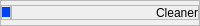
             <widget class="QFrame" name="frame_70">
              <property name="maximumSize">
               <size>
                <width>16777215</width>
                <height>26</height>
               </size>
              </property>
              <property name="frameShape">
               <enum>QFrame::StyledPanel</enum>
              </property>
              <property name="frameShadow">
               <enum>QFrame::Raised</enum>
              </property>
              <layout class="QGridLayout" name="gridLayout_76">
               <property name="leftMargin">
                <number>0</number>
               </property>
               <property name="topMargin">
                <number>0</number>
               </property>
               <property name="rightMargin">
                <number>0</number>
               </property>
               <property name="bottomMargin">
                <number>0</number>
               </property>
               <property name="spacing">
                <number>0</number>
               </property>
               <item row="0" column="0">
                <widget class="QFrame" name="frame_100">
                 <property name="maximumSize">
                  <size>
                   <width>10</width>
                   <height>26</height>
                  </size>
                 </property>
                 <property name="frameShape">
                  <enum>QFrame::StyledPanel</enum>
                 </property>
                 <property name="frameShadow">
                  <enum>QFrame::Raised</enum>
                 </property>
                 <layout class="QGridLayout" name="gridLayout_179">
                  <property name="leftMargin">
                   <number>0</number>
                  </property>
                  <property name="topMargin">
                   <number>0</number>
                  </property>
                  <property name="rightMargin">
                   <number>0</number>
                  </property>
                  <property name="bottomMargin">
                   <number>0</number>
                  </property>
                  <property name="spacing">
                   <number>0</number>
                  </property>
                  <item row="0" column="0">
                   <widget class="QLabel" name="label_107">
                    <property name="maximumSize">
                     <size>
                      <width>16777215</width>
                      <height>10</height>
                     </size>
                    </property>
                    <property name="styleSheet">
                     <string notr="true">background-color: #0041FD;</string>
                    </property>
                    <property name="text">
                     <string/>
                    </property>
                   </widget>
                  </item>
                 </layout>
                </widget>
               </item>
               <item row="0" column="1">
                <widget class="QFrame" name="frame_99">
                 <property name="maximumSize">
                  <size>
                   <width>16777215</width>
                   <height>15</height>
                  </size>
                 </property>
                 <property name="frameShape">
                  <enum>QFrame::StyledPanel</enum>
                 </property>
                 <property name="frameShadow">
                  <enum>QFrame::Raised</enum>
                 </property>
                 <layout class="QGridLayout" name="gridLayout_180">
                  <property name="leftMargin">
                   <number>0</number>
                  </property>
                  <property name="topMargin">
                   <number>0</number>
                  </property>
                  <property name="rightMargin">
                   <number>0</number>
                  </property>
                  <property name="bottomMargin">
                   <number>0</number>
                  </property>
                  <property name="spacing">
                   <number>0</number>
                  </property>
                  <item row="0" column="0">
                   <widget class="QLabel" name="label_106">
                    <property name="maximumSize">
                     <size>
                      <width>16777215</width>
                      <height>26</height>
                     </size>
                    </property>
                    <property name="text">
                     <string>Cleaner</string>
                    </property>
                    <property name="alignment">
                     <set>Qt::AlignRight|Qt::AlignTrailing|Qt::AlignVCenter</set>
                    </property>
                   </widget>
                  </item>
                 </layout>
                </widget>
               </item>
              </layout>
             </widget>
